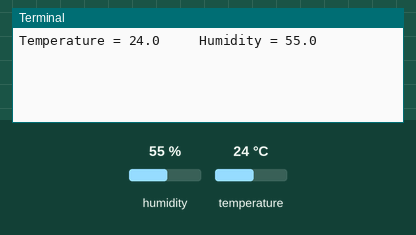
A program run on a simulated Raspberry Pi (BCM pin numbers). On the bench: the last lines printed to the terminal. The inputs (shaded band) are chosen by the test bench; at power-on: humidity 55 %, temperature 24 °C. No MQTT or app messages arrive unless stated; system figures (address, load, memory, disk, uptime) are fixed made-up values.

Above: at 1.2 s.
1.3 s: humidity set to 22 %
At 12.0 s:
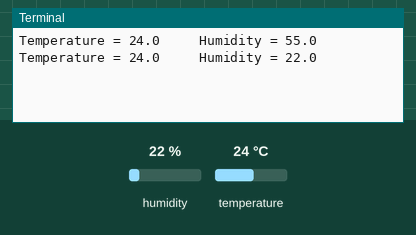
12.2 s: temperature set to 12 °C
At 22.8 s:
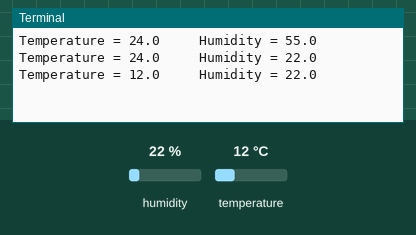
23.1 s: humidity set to 40 %
At 33.3 s:
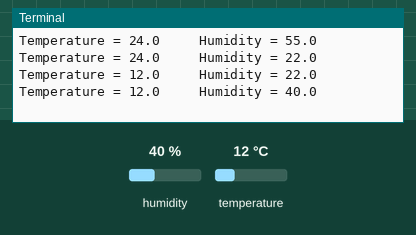
Timing chart, 0 to 34.8 s (numbered marks = the images above; inputs shaded):
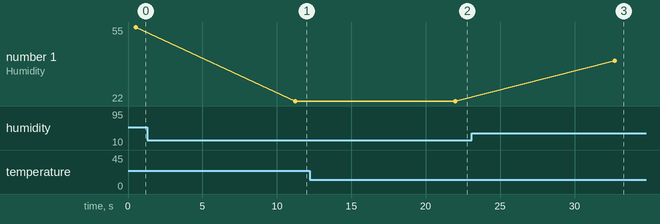

Measured:
- after the input at 1.3 s, the terminal: prints a new line after 10.0 s (image 1)
- after the input at 12.2 s, the terminal: prints a new line after 9.8 s (image 2)
- after the input at 23.1 s, the terminal: prints a new line after 9.6 s (image 3)
- plotted number 1: 55 → 22 after the input at 1.3 s, 22 → 40 after the input at 23.1 s

The program:

2.Update_TSpeak_DHT11_Full.py
```python
# ThingSpeak Update Using MQTT
# Compiled by Ashish Kumar (ashishmarch12@gmail.com)
# Date: 07 April 2018

from __future__ import print_function
import paho.mqtt.publish as publish
import psutil
import sys
import Adafruit_DHT
import time

# Replace this with your Channel ID
channelID = "573086"
# The Write API Key for the channel
apiKey = "0GVK13PASHPE73AS"

#  MQTT Connection Methods
useUnsecuredTCP = True
useUnsecuredWebsockets = False
useSSLWebsockets = False

# The Hostname of the ThinSpeak MQTT service
mqttHost = "mqtt.thingspeak.com"

# MQTT connection parameters
if useUnsecuredTCP:
    tTransport = "tcp"
    tPort = 1883
    tTLS = None

if useUnsecuredWebsockets:
    tTransport = "websockets"
    tPort = 80
    tTLS = None

if useSSLWebsockets:
    import ssl
    tTransport = "websockets"
    tTLS = {'ca_certs':"/etc/ssl/certs/ca-certificates.crt",'tls_version':ssl.PROTOCOL_TLSv1}
    tPort = 443

# Create the topic string
topic = "channels/" + channelID + "/publish/" + apiKey

while(True):
    humidity, temperature = Adafruit_DHT.read_retry(11, 4)
    print("Temperature = %s     Humidity = %s" % (temperature, humidity))
    tPayload = "field1=" + str(temperature) + "&field2=" + str(humidity)
    time.sleep(10)
    try:
        publish.single(topic, payload=tPayload, hostname=mqttHost, port=tPort, tls=tTLS, transport=tTransport)

    except (KeyboardInterrupt):
        break

    except:
        print ("There was an error while publishing the data.")
```
